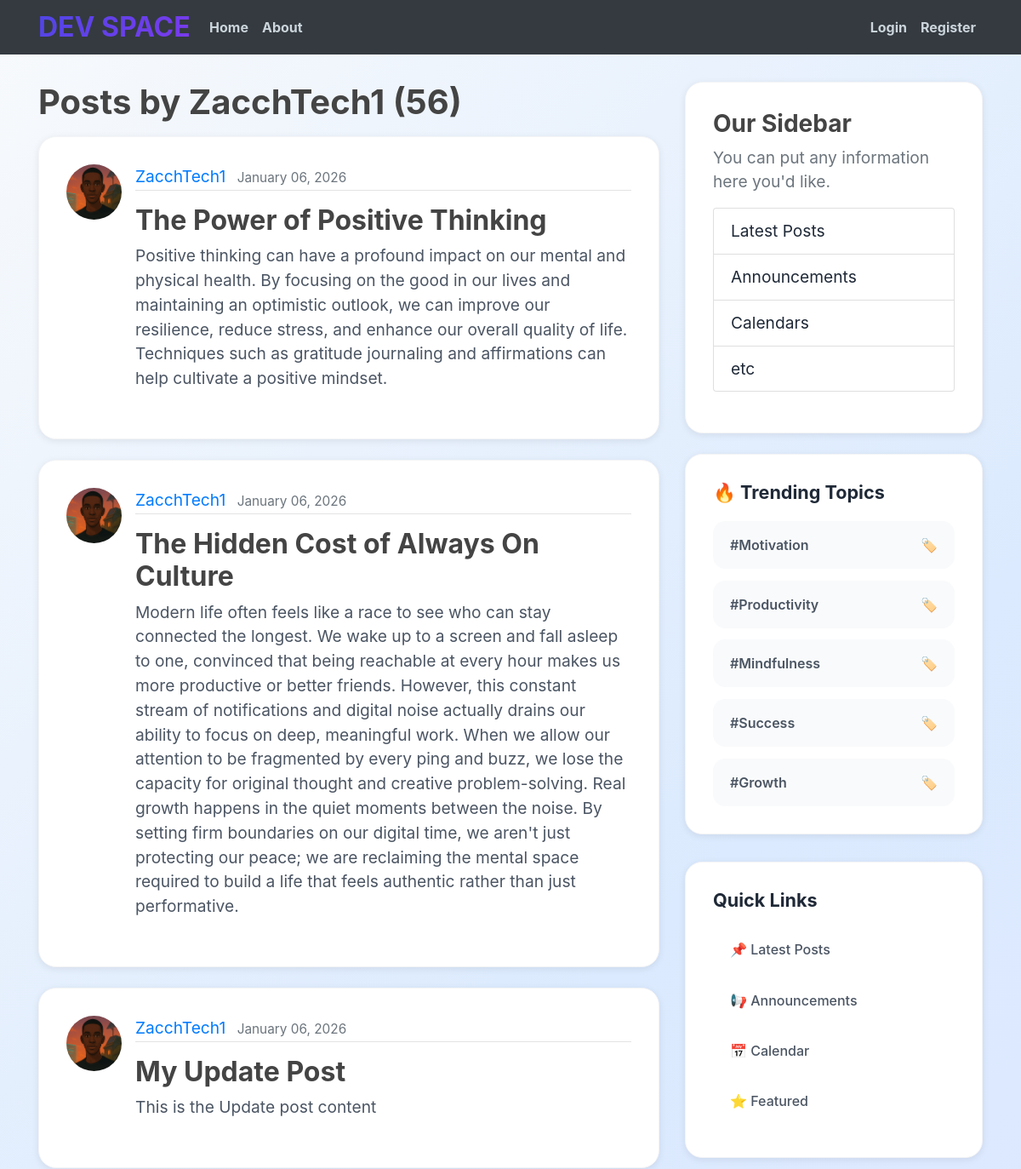
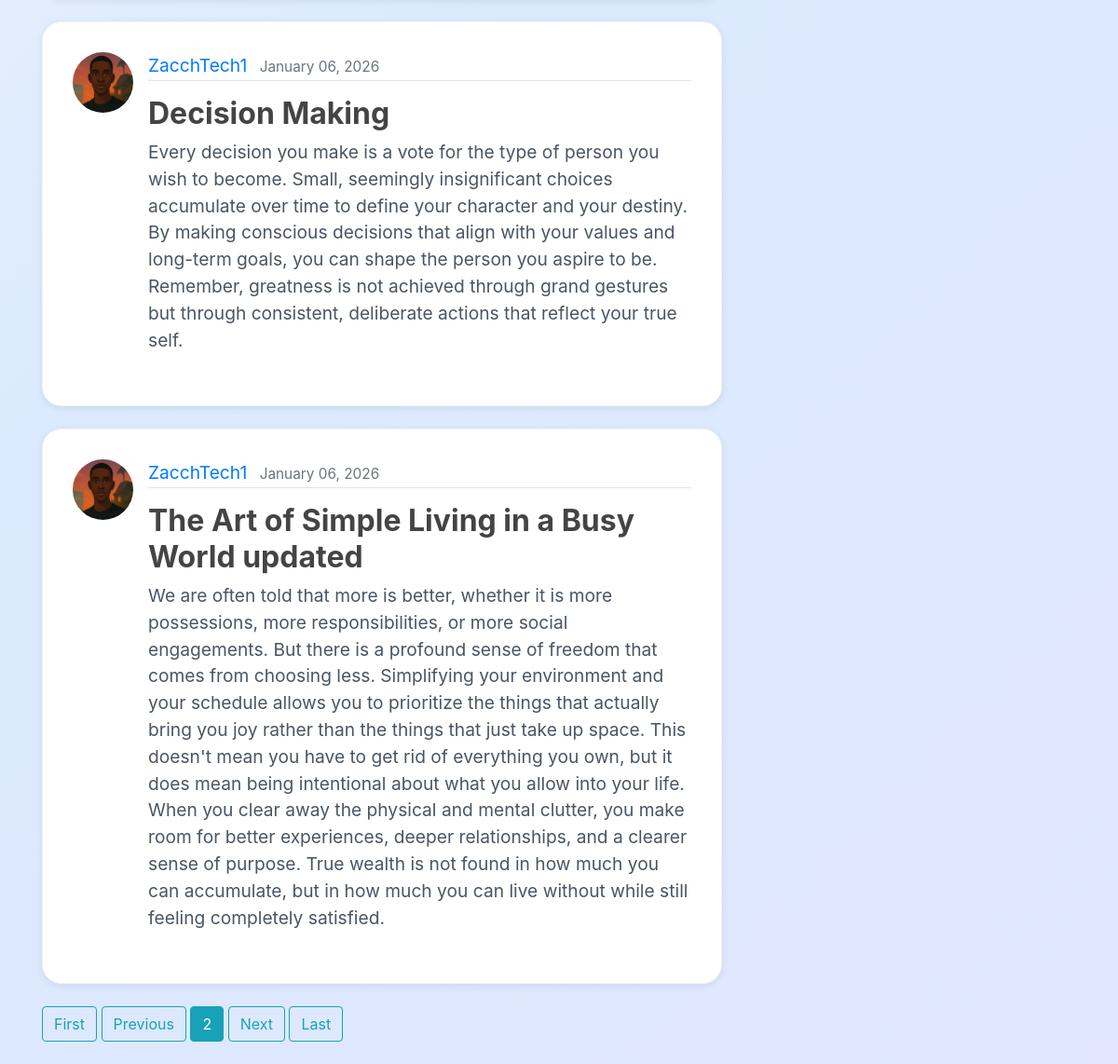
Page /user/ZacchTech1/?page=2 on the committed database (2 pictures, top to bottom).
### blog/models.py (models this page shows, shortened)
class post(models.Model):
    title = models.CharField(max_length=100)
    content = models.TextField()
    date_posted = models.DateTimeField(default=timezone.now)
    author = models.ForeignKey(User, on_delete=models.CASCADE)

### users/models.py (models this page shows, shortened)
class profile(models.Model):
    user = models.OneToOneField(User, on_delete=models.CASCADE)
    image = models.ImageField(default='default.jpg', upload_to='profile_pics')

### blog/views.py (the view)
# urls.py: path('user/<str:username>/', UserPostListView.as_view(), name='user-posts'),
class UserPostListView(ListView):
    model = post
    template_name = 'blog/user_posts.html'
    context_object_name = 'posts'
    paginate_by = 5
    def get_queryset(self):
        user = get_object_or_404(User, username=self.kwargs.get('username'))
        return post.objects.filter(author=user).order_by('-date_posted')

### blog/templates/blog/user_posts.html
{% extends "blog/base.html" %}
{% block content %}
<h1 class="mb-3">
    Posts by {{ view.kwargs.username }} ({{ page_obj.paginator.count }})
</h1>
{% for post in posts %}
<article class="media content-section">
    <img class="rounded-circle article-img" src="{{ post.author.profile.image.url }}">
    <div class="media-body">
        <div class="article-metadata">
            <a class="mr-2" href="{% url 'user-posts' post.author.username %}">
                {{ post.author }}
            </a>
            <small class="text-muted">{{ post.date_posted|date:"F d, Y" }}</small>
        </div>
        <h2>
            <a class="article-title" href="{% url 'post-detail' post.id %}">
                {{ post.title }}
            </a>
        </h2>
        <p class="article-content">{{ post.content }}</p>
    </div>
</article>
{% endfor %}
{% if is_paginated %}
    {% if page_obj.has_previous %}
        <a class="btn btn-outline-info mb-4" href="?page=1">First</a>
        <a class="btn btn-outline-info mb-4" href="?page={{ page_obj.previous_page_number }}">Previous</a>
    {% endif %}
    {% for num in page_obj.paginator.page_range %}
        {% if page_obj.number == num %}
            <a class="btn btn-info mb-4" href="?page={{ num }}">{{ num }}</a>
        {% endif %}
    {% endfor %}
    {% if page_obj.has_next %}
        <a class="btn btn-outline-info mb-4" href="?page={{ page_obj.next_page_number }}">Next</a>
        <a class="btn btn-outline-info mb-4" href="?page={{ page_obj.paginator.num_pages }}">Last</a>
    {% endif %}
{% endif %}
{% endblock content %}

### blog/static/blog/main.css (style rules this page uses)
* { margin: 0; padding: 0; box-sizing: border-box; }
body { margin-top: 6rem; font-family: -apple-system, BlinkMacSystemFont, 'Segoe UI', Roboto, Oxygen, Ubuntu, Cantarell, sans-serif; background: linear-gradient(135deg, #f8fafc 0%, #dbeafe 50%, #e0e7ff 100%); min-height: 100vh; color: #1f2937; }
h1, h2, h3, h4, h5, h6 { color: #444444; font-weight: bold; }
.content-section { background: white; border-radius: 1.3rem; padding: 2rem; margin-bottom: 1.5rem; box-shadow: 0 2px 8px rgba(0, 0, 0, 0.08); border: 1px solid #f3f4f6; transition: all 0.4s; font-size: 1.2rem; }
.article-title { color: #444444; font-weight: bold; }
.article-content { white-space: pre-line; color: #4b5563; margin-bottom: 1.5rem; }
.article-img { height: 65px; width: 65px; margin-right: 16px; }
.article-metadata { padding-bottom: 1px; margin-bottom: 1rem; border-bottom: 1px solid #e3e3e3 }

### rows in the picture
post: author.profile.image (picture), author "ZacchTech1", date_posted "January 06, 2026", title "The Power of Positive Thinking", content "Positive thinking can have a profound impact on our mental and physical health. By focusing on the good in our lives and maintaining an optimistic outlook, we can improve our resilience, reduce stress, and enhance our overall quality of life. Techniques such as gratitude journaling and affirmations can help cultivate a positive mindset."
post: author.profile.image (picture), author "ZacchTech1", date_posted "January 06, 2026", title "The Hidden Cost of Always On Culture", content "Modern life often feels like a race to see who can stay connected the longest. We wake up to a screen and fall asleep to one, convinced that being reachable at every hour makes us more productive or better friends. However, this constant stream of notifications and digital noise actually drains our ability to focus on deep, meaningful work. When we allow our attention to be fragmented by every ping and buzz, we lose the capacity for original thought and creative problem-solving. Real growth happens in the quiet moments between the noise. By setting firm boundaries on our digital time, we aren't just protecting our peace; we are reclaiming the mental space required to build a life that feels…"
post: author.profile.image (picture), author "ZacchTech1", date_posted "January 06, 2026", title "My Update Post", content "This is the Update post content"
post: author.profile.image (picture), author "ZacchTech1", date_posted "January 06, 2026", title "Decision Making", content "Every decision you make is a vote for the type of person you wish to become. Small, seemingly insignificant choices accumulate over time to define your character and your destiny. By making conscious decisions that align with your values and long-term goals, you can shape the person you aspire to be. Remember, greatness is not achieved through grand gestures but through consistent, deliberate actions that reflect your true self."
post: author.profile.image (picture), author "ZacchTech1", date_posted "January 06, 2026", title "The Art of Simple Living in a Busy World updated", content "We are often told that more is better, whether it is more possessions, more responsibilities, or more social engagements. But there is a profound sense of freedom that comes from choosing less. Simplifying your environment and your schedule allows you to prioritize the things that actually bring you joy rather than the things that just take up space. This doesn't mean you have to get rid of everything you own, but it does mean being intentional about what you allow into your life. When you clear away the physical and mental clutter, you make room for better experiences, deeper relationships, and a clearer sense of purpose. True wealth is not found in how much you can accumulate, but in how…"

### other values in the picture
{{ view.kwargs.username }} "ZacchTech1"
{{ page_obj.paginator.count }} "56"
{{ num }} "2"
